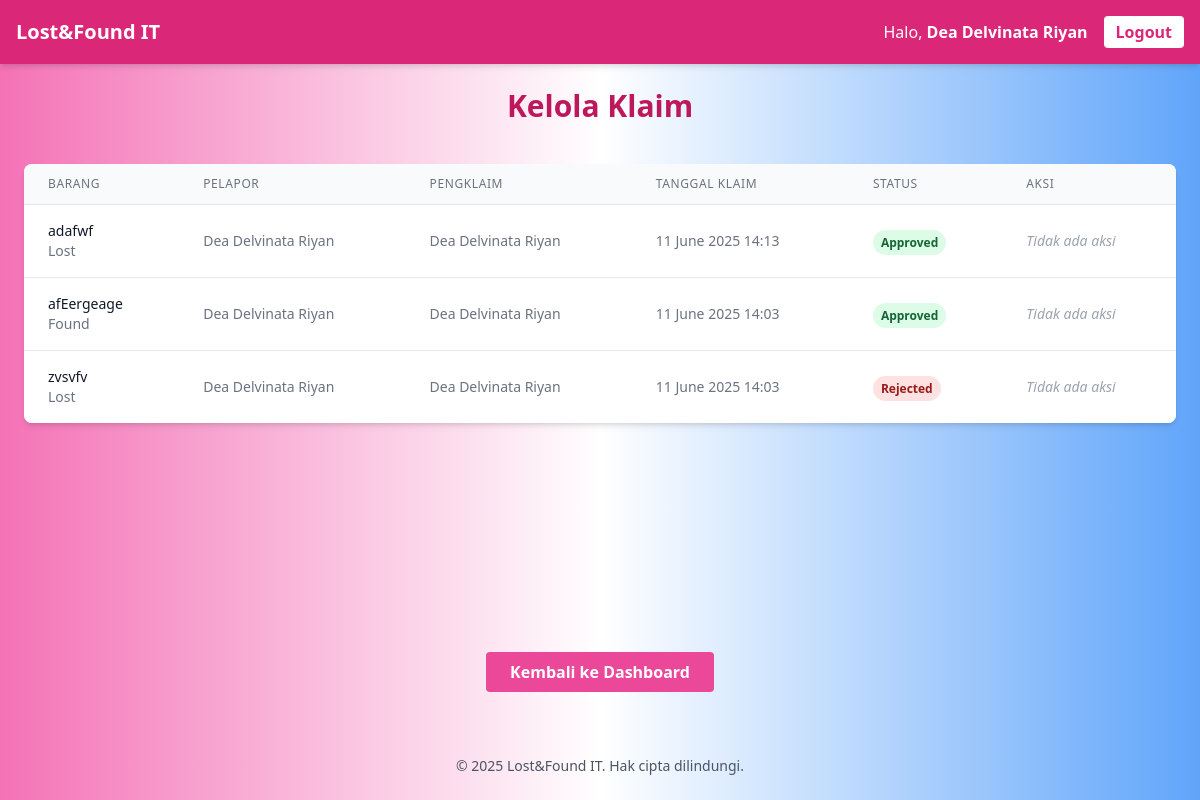
/manage_claims.php (signed in), run on an earlier commit of the app's database.
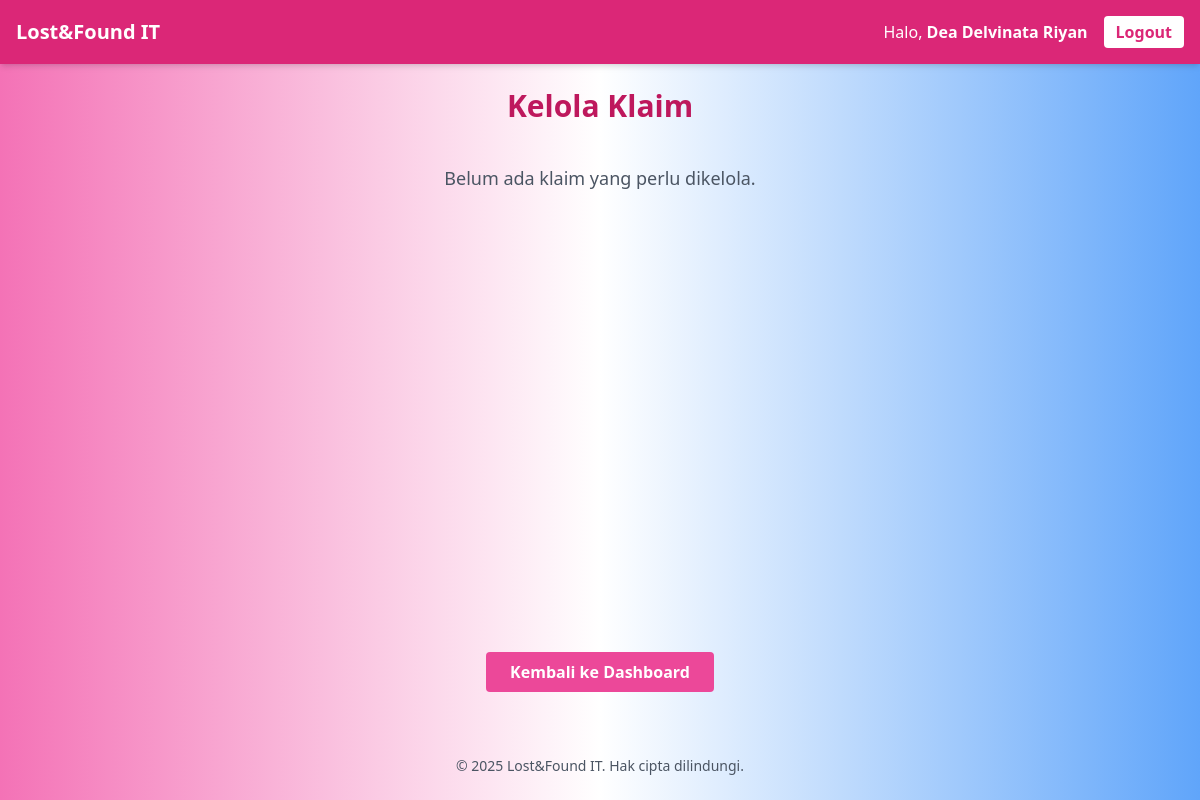
And on a later commit of the database.
### tables this page shows
CREATE TABLE `claims` (
  `claim_id` int(11) NOT NULL AUTO_INCREMENT,
  `item_id` int(11) NOT NULL,
  `claimant_id` int(11) NOT NULL,
  `date_claimed` datetime DEFAULT CURRENT_TIMESTAMP,
  `status` enum('pending','approved','rejected') DEFAULT 'pending',
  `claim_date` datetime DEFAULT CURRENT_TIMESTAMP,
  PRIMARY KEY (`claim_id`),
  KEY `item_id` (`item_id`),
  KEY `claimant_id` (`claimant_id`),
  CONSTRAINT `claims_ibfk_1` FOREIGN KEY (`item_id`) REFERENCES `items` (`item_id`),
  CONSTRAINT `claims_ibfk_2` FOREIGN KEY (`claimant_id`) REFERENCES `users` (`user_id`)
);

CREATE TABLE `items` (
  `item_id` int(11) NOT NULL AUTO_INCREMENT,
  `user_id` int(11) NOT NULL,
  `title` varchar(100) NOT NULL,
  `description` text DEFAULT NULL,
  `type` enum('lost','found') NOT NULL,
  `photo` varchar(255) DEFAULT NULL,
  `location` varchar(100) DEFAULT NULL,
  `date_reported` date DEFAULT (CURRENT_DATE),
  `status` enum('available','claimed') DEFAULT 'available',
  PRIMARY KEY (`item_id`),
  KEY `user_id` (`user_id`),
  CONSTRAINT `items_ibfk_1` FOREIGN KEY (`user_id`) REFERENCES `users` (`user_id`)
);

CREATE TABLE `users` (
  `user_id` int(11) NOT NULL AUTO_INCREMENT,
  `name` varchar(100) NOT NULL,
  `email` varchar(100) NOT NULL,
  `password` varchar(255) NOT NULL,
  `role` varchar(10) DEFAULT 'user',
  PRIMARY KEY (`user_id`),
  UNIQUE KEY `email` (`email`)
);

### public/manage_claims.php (the view, shortened to what the changed rows need)
<?php
require_once '../includes/db.php';
try {
    $stmt = $pdo->query("
        SELECT
            c.claim_id,
            c.status as claim_status,
            c.date_claimed,
            i.item_id,
            i.title,
            i.type,
            i.status as item_status,
            u1.name as reporter_name,
            u2.name as claimant_name
        FROM claims c
        JOIN items i ON c.item_id = i.item_id
        JOIN users u1 ON i.user_id = u1.user_id
        JOIN users u2 ON c.claimant_id = u2.user_id
        ORDER BY c.date_claimed DESC
    ");
    $claims = $stmt->fetchAll();
} catch (Exception $e) {
    $error = "Gagal memuat data klaim.";
    $claims = [];
}
?>
<!DOCTYPE html>
<html lang="en" class="bg-gradient-to-r from-pink-400 via-white to-blue-400 min-h-screen">
<head>
    <script src="https://cdn.tailwindcss.com"></script>
    <link href="https://cdnjs.cloudflare.com/ajax/libs/font-awesome/6.5.0/css/all.min.css" rel="stylesheet">
</head>
<body class="min-h-screen flex flex-col">
    <?php include '../includes/header.php'; ?>
    <main class="flex-grow p-6 w-full">
        <div class="max-w-7xl mx-auto">
            <h2 class="text-3xl font-extrabold text-center text-pink-700 mb-10">Kelola Klaim</h2>
            <?php if (empty($claims)): ?>
                <div class="text-center text-gray-600 mt-8">
                    <p class="text-lg">Belum ada klaim yang perlu dikelola.</p>
                </div>
            <?php else: ?>
                <div class="bg-white rounded-lg shadow-md overflow-hidden">
                    <div class="overflow-x-auto">
                        <table class="min-w-full divide-y divide-gray-200">
                            <thead class="bg-gray-50">
                                <tr>
                                    <th class="px-6 py-3 text-left text-xs font-medium text-gray-500 uppercase tracking-wider">Barang</th>
                                    <th class="px-6 py-3 text-left text-xs font-medium text-gray-500 uppercase tracking-wider">Pelapor</th>
                                    <th class="px-6 py-3 text-left text-xs font-medium text-gray-500 uppercase tracking-wider">Pengklaim</th>
                                    <th class="px-6 py-3 text-left text-xs font-medium text-gray-500 uppercase tracking-wider">Tanggal Klaim</th>
                                    <th class="px-6 py-3 text-left text-xs font-medium text-gray-500 uppercase tracking-wider">Status</th>
                                    <th class="px-6 py-3 text-left text-xs font-medium text-gray-500 uppercase tracking-wider">Aksi</th>
                                </tr>
                            </thead>
                            <tbody class="bg-white divide-y divide-gray-200">
                                <?php foreach ($claims as $claim): ?>
                                    <tr>
                                        <td class="px-6 py-4 whitespace-nowrap">
                                            <div class="text-sm font-medium text-gray-900">
                                                <?= htmlspecialchars($claim['title']) ?>
                                            </div>
                                            <div class="text-sm text-gray-500">
                                                <?= ucfirst($claim['type']) ?>
                                            </div>
                                        </td>
                                        <td class="px-6 py-4 whitespace-nowrap text-sm text-gray-500">
                                            <?= htmlspecialchars($claim['reporter_name']) ?>
                                        </td>
                                        <td class="px-6 py-4 whitespace-nowrap text-sm text-gray-500">
                                            <?= htmlspecialchars($claim['claimant_name']) ?>
                                        </td>
                                        <td class="px-6 py-4 whitespace-nowrap text-sm text-gray-500">
                                            <?= date('d F Y H:i', strtotime($claim['date_claimed'])) ?>
                                        </td>
                                        <td class="px-6 py-4 whitespace-nowrap">
                                            <span class="px-2 py-1 text-xs rounded-full font-semibold
                                                <?= $claim['claim_status'] === 'approved' ? 'bg-green-100 text-green-800' :
                                                    ($claim['claim_status'] === 'rejected' ? 'bg-red-100 text-red-800' : 'bg-yellow-100 text-yellow-800') ?>">
                                                <?= ucfirst($claim['claim_status']) ?>
                                            </span>
                                        </td>
                                        <td class="px-6 py-4 whitespace-nowrap text-sm font-medium">
                                            <?php if ($claim['claim_status'] === 'pending'): ?>
                                                <div class="flex space-x-3">
                                                    <form method="POST" class="inline-block">
                                                        <input type="hidden" name="claim_id" value="<?= $claim['claim_id'] ?>">
                                                        <input type="hidden" name="status" value="approved">
                                                        <button type="submit"
                                                                class="bg-green-500 hover:bg-green-600 text-white px-3 py-1 rounded transition duration-200 flex items-center"
                                                                onclick="return confirm('Setujui klaim ini?')">
                                                            <i class="fas fa-check mr-1"></i> Setujui
                                                        </button>
                                                    </form>
                                                    <form method="POST" class="inline-block">
                                                        <input type="hidden" name="claim_id" value="<?= $claim['claim_id'] ?>">
                                                        <input type="hidden" name="status" value="rejected">
                                                        <button type="submit"
                                                                class="bg-red-500 hover:bg-red-600 text-white px-3 py-1 rounded transition duration-200 flex items-center"
                                                                onclick="return confirm('Tolak klaim ini?')">
                                                            <i class="fas fa-times mr-1"></i> Tolak
                                                        </button>
                                                    </form>
                                                </div>
                                            <?php else: ?>
                                                <span class="text-gray-400 italic">Tidak ada aksi</span>
                                            <?php endif; ?>
                                        </td>
                                    </tr>
                                <?php endforeach; ?>
                            </tbody>
                        </table>
                    </div>
                </div>
            <?php endif; ?>
        </div>
    </main>
</body>
</html>

What changed in the data, as far as the page shows it:
removed claims: item.title "adafwf", item.type "Lost", claimant.name "Dea Delvinata Riyan", date_claimed "11 June 2025 14:13", status "Approved", shows "Tidak ada aksi"
removed claims: item.title "afEergeage", item.type "Found", claimant.name "Dea Delvinata Riyan", date_claimed "11 June 2025 14:03", status "Approved", shows "Tidak ada aksi"
removed claims: item.title "zvsvfv", item.type "Lost", claimant.name "Dea Delvinata Riyan", date_claimed "11 June 2025 14:03", status "Rejected", shows "Tidak ada aksi"
Also different on the page:
text no longer shown: "BARANG PELAPOR PENGKLAIM TANGGAL KLAIM STATUS AKSI"
text now shown: "Belum ada klaim yang perlu dikelola."
